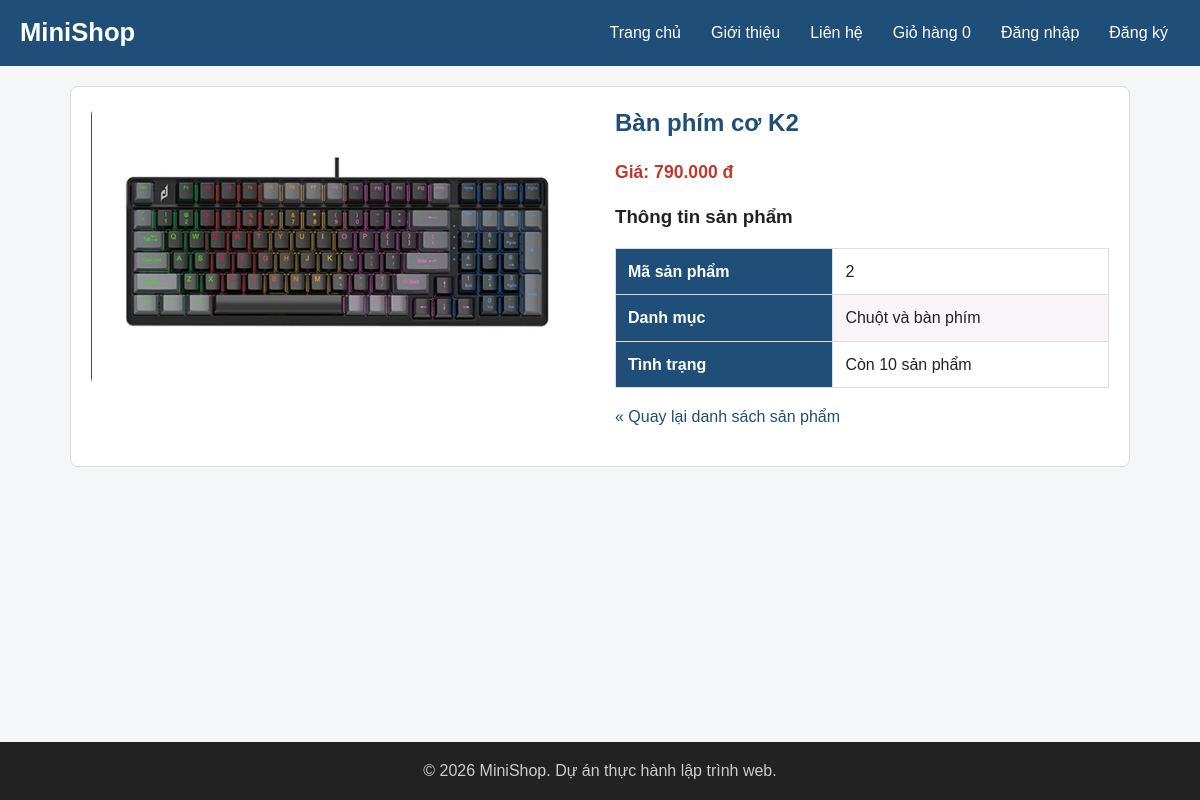
/product.php?id=2, run on the app's committed database.
### tables this page shows
CREATE TABLE IF NOT EXISTS `products` (
    `id` INT UNSIGNED NOT NULL AUTO_INCREMENT,
    `category_id` INT UNSIGNED NOT NULL,
    `name` VARCHAR(200) NOT NULL,
    `price` INT UNSIGNED NOT NULL,
    `description` TEXT,
    `image` VARCHAR(255) NOT NULL DEFAULT 'images/sp01.jpg',
    `stock` INT UNSIGNED NOT NULL DEFAULT 0,
    `created_at` DATETIME NOT NULL DEFAULT CURRENT_TIMESTAMP,
    PRIMARY KEY (`id`),
    CONSTRAINT `fk_products_category`
        FOREIGN KEY (`category_id`) REFERENCES `categories` (`id`)
);

CREATE TABLE IF NOT EXISTS `categories` (
    `id` INT UNSIGNED NOT NULL AUTO_INCREMENT,
    `name` VARCHAR(100) NOT NULL,
    PRIMARY KEY (`id`)
);

### includes/init.php (called while the page is built, shortened)
<?php
function e($value): string
{
    return htmlspecialchars((string) $value, ENT_QUOTES | ENT_SUBSTITUTE, 'UTF-8');
}
function url(string $path = ''): string
{
    $scriptDirectory = str_replace('\\', '/', dirname($_SERVER['SCRIPT_NAME'] ?? '/'));
    $basePath = rtrim($scriptDirectory, '/');
    return $basePath . '/' . ltrim($path, '/');
}
function format_price($price): string
{
    return number_format((float) $price, 0, ',', '.') . ' đ';
}

### product.php (the view, shortened to what this page needs)
<?php
require __DIR__ . '/includes/init.php';
$idInput = $_GET['id'] ?? 0;
$id = is_scalar($idInput) ? (int) $idInput : 0;
$statement = $pdo->prepare(
    'SELECT p.*, c.name AS category_name
     FROM products p
     INNER JOIN categories c ON c.id = p.category_id
     WHERE p.id = ?'
);
$statement->execute([$id]);
$product = $statement->fetch();
    ?>
    <?php
require __DIR__ . '/includes/header.php';
?>
<article class="product-detail">
    <div class="product-image">
        <img src="<?= e(url($product['image'])) ?>" alt="<?= e($product['name']) ?>">
    </div>
    <div class="product-info">
        <h2><?= e($product['name']) ?></h2>
        <p class="price">Giá: <strong><?= e(format_price($product['price'])) ?></strong></p>
        <h3>Thông tin sản phẩm</h3>
        <table>
            <tbody>
                <tr>
                    <th>Mã sản phẩm</th>
                    <td><?= e($product['id']) ?></td>
                </tr>
                <tr>
                    <th>Danh mục</th>
                    <td><?= e($product['category_name']) ?></td>
                </tr>
                <tr>
                    <th>Tình trạng</th>
                    <td><?= (int) $product['stock'] > 0
                        ? 'Còn ' . e($product['stock']) . ' sản phẩm'
                        : 'Hết hàng' ?></td>
                </tr>
            </tbody>
        </table>
        <p><a href="<?= e(url('index.php')) ?>">&laquo; Quay lại danh sách sản phẩm</a></p>
    </div>
</article>
<?php require __DIR__ . '/includes/footer.php'; ?>

### css/style.css (style rules this page uses)
:root { --primary: #1f4e79; --primary-dark: #163a5a; --accent: #e67e22; --accent-dark: #cf6d17; --text: #222222; --muted: #666666; --border: #dddddd; --bg: #f5f6f8; --white: #ffffff; --danger: #c0392b; }
* { box-sizing: border-box; }
body { margin: 0; font-family: Arial, Helvetica, sans-serif; font-size: 16px; line-height: 1.6; color: var(--text); background-color: var(--bg); }
h1, h2, h3 { line-height: 1.3; }
h2 { color: var(--primary); }
a { color: var(--primary); text-decoration: none; }
img { max-width: 100%; height: auto; }
.price { color: var(--danger); font-size: 1.1rem; font-weight: bold; }
.product-detail { display: grid; grid-template-columns: 1fr 1fr; gap: 30px; padding: 20px; border: 1px solid var(--border); border-radius: 8px; background-color: var(--white); }
.product-image img { width: 100%; border-radius: 8px; }
.product-info h2 { margin-top: 0; }
body { display: flex; flex-direction: column; min-height: 100vh; }
table { width: 100%; border-collapse: collapse; background-color: var(--white); }
th, td { padding: 10px 12px; border: 1px solid var(--border); text-align: left; }
th { background-color: var(--primary); color: var(--white); }
tbody tr:nth-child(even) { background-color: #f8f4f8; }

### data on the page
products: image (picture), name "Bàn phím cơ K2", price "790.000 đ", id "2", category.name "Chuột và bàn phím", stock "10"
